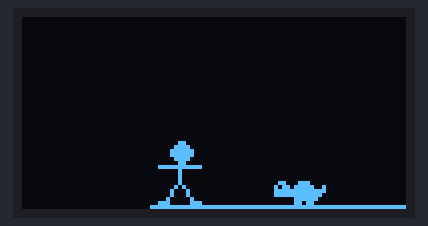
Bench run of a sketch on a simulated Arduino Uno, built with avr-gcc and run on an emulated ATmega328P. Parts: 96×48 one-colour display.

Above: at 0.4 s.

The sketch:

main.ino
```cpp
#include <Adafruit_SSD1306.h>
#include <Adafruit_GFX.h>
#include <stdint.h>
#include <SPI.h>

#define OLED_PIXEL_WIDTH  64
#define OLED_PIXEL_HEIGHT 48
#define OLED_PIXEL_WIDTH_OFFSET 32

#define OLED_DC     8
#define OLED_CS     10
#define OLED_RESET  7

#define OLED_PIXEL_COUNT              (OLED_PIXEL_WIDTH * OLED_PIXEL_HEIGHT)
#define OLED_PIXEL_TO_X_INDEX(index)  (index % OLED_PIXEL_WIDTH)
#define OLED_PIXEL_TO_Y_INDEX(index)  (index / OLED_PIXEL_WIDTH)

#if (OLED_PIXEL_COUNT <= UINT_LEAST8_MAX)
  #define OLED_BUFFER_INDEX_TYPE uint8_t
#elif (OLED_PIXEL_COUNT <= UINT_LEAST16_MAX)
  #define OLED_BUFFER_INDEX_TYPE uint16_t
#elif (OLED_PIXEL_COUNT <= UINT_LEAST32_MAX)
  #define OLED_BUFFER_INDEX_TYPE uint32_t
#endif

#define SPRITE_WIDTH   16
#define SPRITE_HEIGHT   16
//static const uint8_t PROGMEM sprite_bmp[] =
//{
//    0b00000000, 0b00000000,
//    0b00000000, 0b00000000,
//    0b00000000, 0b00000000,
//    0b00000000, 0b00000000,
//    0b00000000, 0b00000000,
//    0b00000000, 0b00000000,
//    0b00000000, 0b00000000,
//    0b00000000, 0b00000000,
//    0b00000000, 0b00000000,
//    0b00000000, 0b00000000,
//    0b00000000, 0b00000000,
//    0b00000000, 0b00000000,
//    0b00000000, 0b00000000,
//    0b00000000, 0b00000000,
//    0b00000000, 0b00000000,
//    0b00000000, 0b00000000
//};

static const uint8_t PROGMEM man_bmp[] =
{
    0b00000001, 0b10000000,
    0b00000011, 0b11000000,
    0b00000111, 0b11100000,
    0b00000111, 0b11100000,
    0b00000011, 0b11000000,
    0b00000001, 0b10000000,
    0b00111111, 0b11111000,
    0b00000001, 0b00000000,
    0b00000001, 0b00000000,
    0b00000001, 0b00000000,
    0b00000001, 0b00000000,
    0b00000010, 0b10000000,
    0b00000100, 0b01000000,
    0b00000100, 0b01000000,
    0b00001000, 0b00100000,
    0b00111000, 0b00111000
};


static const uint8_t PROGMEM man_run_bmp[][32] =
{
  {
    0b00000001, 0b10000000,
    0b00000011, 0b11000000,
    0b00000111, 0b11100000,
    0b00000111, 0b11100000,
    0b00000011, 0b11000000,
    0b00000001, 0b10000000,
    0b00001111, 0b10001000,
    0b00001001, 0b01010000,
    0b00000101, 0b00100000,
    0b00000101, 0b00000000,
    0b00000001, 0b00000000,
    0b00000010, 0b11000000,
    0b00000100, 0b00100000,
    0b00000100, 0b01000000,
    0b00001000, 0b11100000,
    0b00111000, 0b00000000
  },
  {
    0b00000001, 0b10000000,
    0b00000011, 0b11000000,
    0b00000111, 0b11100000,
    0b00000111, 0b11100000,
    0b00000011, 0b11000000,
    0b00000001, 0b10000000,
    0b00111111, 0b11111000,
    0b00000001, 0b00000000,
    0b00000001, 0b00000000,
    0b00000001, 0b00000000,
    0b00000001, 0b00000000,
    0b00000010, 0b10000000,
    0b00000100, 0b01000000,
    0b00000100, 0b01000000,
    0b00001000, 0b00100000,
    0b00111000, 0b00111000
  }
};

static const uint8_t PROGMEM tortoise_bmp[][32] =
{
  {
    0b00000000, 0b00000000,
    0b00000000, 0b00000000,
    0b00000000, 0b00000000,
    0b00000000, 0b00000000,
    0b00000000, 0b00000000,
    0b00000000, 0b00000000,
    0b00000000, 0b00000000,
    0b00000000, 0b00000000,
    0b00000000, 0b00000000,
    0b00000000, 0b000000000,
    0b00110001, 0b111000000,
    0b01011011, 0b111100100,
    0b01111111, 0b111111100,
    0b00011111, 0b111111000,
    0b01100011, 0b111110000,
    0b00000001, 0b100110000
  },
  {
    0b00000000, 0b00000000,
    0b00000000, 0b00000000,
    0b00000000, 0b00000000,
    0b00000000, 0b00000000,
    0b00000000, 0b00000000,
    0b00000000, 0b00000000,
    0b00000000, 0b00000000,
    0b00000000, 0b00000000,
    0b00000000, 0b00000000,
    0b00000000, 0b000000000,
    0b00110001, 0b111000000,
    0b01011011, 0b111100100,
    0b01111111, 0b111111100,
    0b01111111, 0b111111000,
    0b00000011, 0b111110000,
    0b00000011, 0b001100000
  }
};

Adafruit_SSD1306 display(OLED_PIXEL_WIDTH + OLED_PIXEL_WIDTH_OFFSET, OLED_PIXEL_HEIGHT, &SPI, OLED_DC, OLED_RESET, OLED_CS);

void setup()
{
  Serial.begin(115200);
  if(!display.begin(SSD1306_SWITCHCAPVCC))
  {
    Serial.println(F("SSD1306 allocation failed"));
    while(1);
  }

  display.clearDisplay();
  display.display();
}

void loop()
{
  display.clearDisplay();

  display.drawBitmap(OLED_PIXEL_WIDTH_OFFSET, OLED_PIXEL_HEIGHT - SPRITE_HEIGHT - 1, man_run_bmp[0], SPRITE_WIDTH, SPRITE_HEIGHT, 1);

  display.drawBitmap(OLED_PIXEL_WIDTH_OFFSET + 30, OLED_PIXEL_HEIGHT - SPRITE_HEIGHT - 1, tortoise_bmp[0], SPRITE_WIDTH, SPRITE_HEIGHT, 1);

  display.drawLine(OLED_PIXEL_WIDTH_OFFSET, OLED_PIXEL_HEIGHT - 1, OLED_PIXEL_WIDTH - 1 + OLED_PIXEL_WIDTH_OFFSET, OLED_PIXEL_HEIGHT - 1, WHITE); // Floor

  display.display();
  display.clearDisplay();

  display.drawBitmap(OLED_PIXEL_WIDTH_OFFSET, OLED_PIXEL_HEIGHT - SPRITE_HEIGHT - 1, man_run_bmp[1], SPRITE_WIDTH, SPRITE_HEIGHT, 1);

  display.drawBitmap(OLED_PIXEL_WIDTH_OFFSET + 30, OLED_PIXEL_HEIGHT - SPRITE_HEIGHT - 1, tortoise_bmp[1], SPRITE_WIDTH, SPRITE_HEIGHT, 1);

  display.drawLine(OLED_PIXEL_WIDTH_OFFSET, OLED_PIXEL_HEIGHT - 1, OLED_PIXEL_WIDTH - 1 + OLED_PIXEL_WIDTH_OFFSET, OLED_PIXEL_HEIGHT - 1, WHITE); // Floor

  display.display();
}
```
